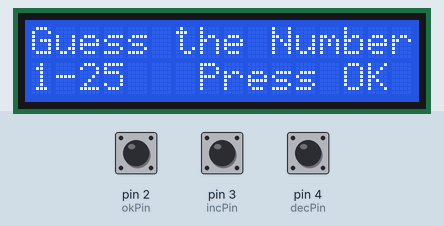
The sketch below on a simulated Arduino Uno, built with avr-gcc and run on an emulated ATmega328P. Parts: 16×2 character LCD. The inputs (shaded band) are chosen by the test bench; at power-on: pin 2 (okPin) HIGH, pin 3 (incPin) HIGH, pin 4 (decPin) HIGH. Random numbers use the default seed unless the sketch sets one.

Above: at 1.2 s.
1.3 s: pin 2 (okPin) pulled LOW for 0.15 s
At 2.6 s:
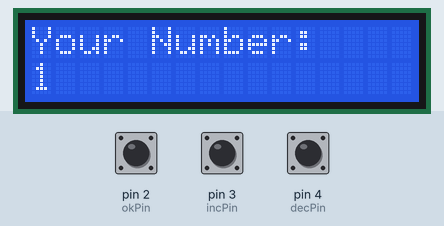
2.9 s: pin 2 (okPin) pulled LOW for 1 s
At 5.1 s:
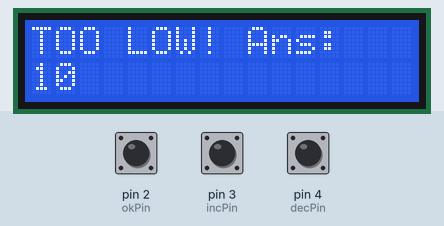
Timing chart, 0 to 6.6 s (numbered marks = the images above; inputs shaded):
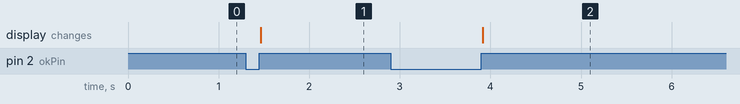

The sketch:

GuessNumber.ino
```cpp
#include <LiquidCrystal.h>

int rs = 7;
int en = 8;
int d4 = 9;
int d5 = 10;
int d6 = 11;
int d7 = 12;

LiquidCrystal lcd(rs, en, d4, d5, d6, d7);

int randNumber;
int guessNum = 1;

int decPin = 4;
int incPin = 3;
int okPin = 2;

int decPinVal;
int incPinVal;
int okPinVal;

int decPinValOld = 1;
int incPinValOld = 1;
int okPinValOld = 1;

bool enterGame = false;
bool guessConfirmed = false;
bool playAgain = false;


void lcdPrintPadded(int col, int row, String text) {
  while (text.length() < 16) {
    text += " ";
  }
  lcd.setCursor(col, row);
  lcd.print(text);
}

void setup() {
  // put your setup code here, to run once:
  lcd.begin(16,2);


  Serial.begin(9600);
  randomSeed(analogRead(0));

  pinMode(decPin, INPUT);
  pinMode(incPin, INPUT);
  pinMode(okPin, INPUT);

  digitalWrite(decPin, HIGH);
  digitalWrite(incPin, HIGH);
  digitalWrite(okPin, HIGH);

  randNumber = random(1, 26);
}

void loop() {
  decPinVal = digitalRead(decPin);
  incPinVal = digitalRead(incPin);
  okPinVal = digitalRead(okPin);

  if(okPinValOld == 0 && okPinVal == 1){
    if(!enterGame){
      enterGame = true;
    }
    else if(!guessConfirmed){
      guessConfirmed = true;
    }
    else if (playAgain){
      enterGame = false;
      guessConfirmed = false;
      playAgain = false;
      guessNum = 1;
      randNumber = random(1, 26);
    }
  }

  if(enterGame){
    if(incPinValOld == 0 && incPinVal == 1){
      if(guessNum != 25){
        guessNum += 1;
      }
    }
  }

  if(enterGame){
    if(decPinValOld == 0 && decPinVal == 1){
      if(guessNum != 1){
        guessNum -= 1;
      }
    }
  }


  if(!enterGame){
    lcdPrintPadded(0, 0, "Guess the Number");
    lcdPrintPadded(0, 1, "1-25   Press OK");
  }
  else if(!guessConfirmed){
    lcdPrintPadded(0, 0, "Your Number:");
    lcdPrintPadded(0, 1, String(guessNum));
  }
  else {
      if(guessNum < randNumber){
        lcdPrintPadded(0, 0, "TOO LOW! Ans:");
        lcdPrintPadded(0,1, String(randNumber));
      }
      else if (guessNum > randNumber){
        lcdPrintPadded(0, 0, "TOO HIGH! Ans:");
        lcdPrintPadded(0, 1, String(randNumber));
      }
      else{
        lcdPrintPadded(0, 0, "CORRECT!");
        lcdPrintPadded(0, 1, "YOU WIN!");
      }
  }


  okPinValOld = okPinVal;
  incPinValOld = incPinVal;
  decPinValOld = decPinVal;

  delay(10);
}
```

Measured:
- after the input at 1.3 s, the display: changes after 0.17 s (image 1)
- after the input at 2.9 s, the display: changes after 1.0 s (image 2)
